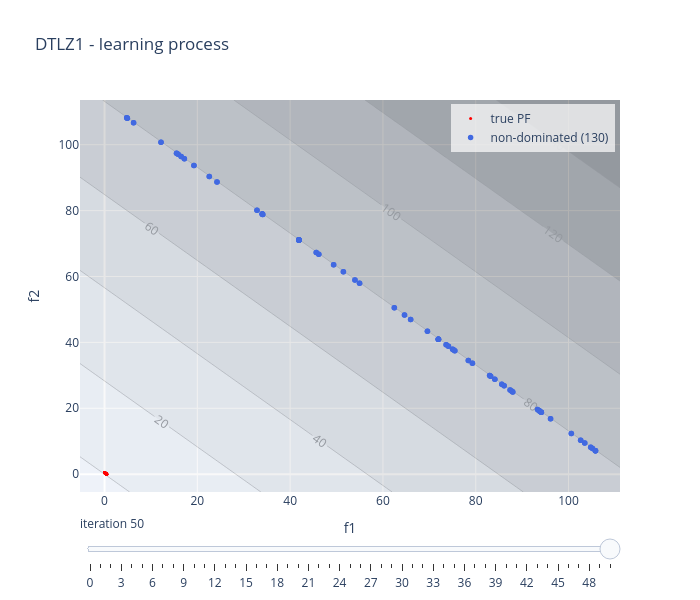

Here is the notebook cell this chart was saved with:
### Code cell
linear_model.visualise("learning", plot_scalarisation = True, show = False)

### Figure 1 — Plotly figure (JSON) as saved in the notebook; plotly's stock layout.template omitted (floating-point values rounded to 4 significant figures; data arrays with more than 128 entries replaced by an {"elided": "..."} marker saying what was removed)
{"data": [{"marker": {"color": "red", "size": 3}, "mode": "markers", "name": "true PF", "type": "scatter", "x": [0.0, 0.005051, 0.0101, 0.01515, 0.0202, 0.02525, 0.0303, 0.03535, 0.0404, 0.04545, 0.05051, 0.05556, 0.06061, 0.06566, 0.07071, 0.07576, 0.08081, 0.08586, 0.09091, 0.09596, 0.101, 0.1061, 0.1111, 0.1162, 0.1212, 0.1263, 0.1313, 0.1364, 0.1414, 0.1465, 0.1515, 0.1566, 0.1616, 0.1667, 0.1717, 0.1768, 0.1818, 0.1869, 0.1919, 0.197, 0.202, 0.2071, 0.2121, 0.2172, 0.2222, 0.2273, 0.2323, 0.2374, 0.2424, 0.2475, 0.2525, 0.2576, 0.2626, 0.2677, 0.2727, 0.2778, 0.2828, 0.2879, 0.2929, 0.298, 0.303, 0.3081, 0.3131, 0.3182, 0.3232, 0.3283, 0.3333, 0.3384, 0.3434, 0.3485, 0.3535, 0.3586, 0.3636, 0.3687, 0.3737, 0.3788, 0.3838, 0.3889, 0.3939, 0.399, 0.404, 0.4091, 0.4141, 0.4192, 0.4242, 0.4293, 0.4343, 0.4394, 0.4444, 0.4495, 0.4545, 0.4596, 0.4646, 0.4697, 0.4747, 0.4798, 0.4848, 0.4899, 0.4949, 0.5], "y": [0.5, 0.4949, 0.4899, 0.4848, 0.4798, 0.4747, 0.4697, 0.4646, 0.4596, 0.4545, 0.4495, 0.4444, 0.4394, 0.4343, 0.4293, 0.4242, 0.4192, 0.4141, 0.4091, 0.404, 0.399, 0.3939, 0.3889, 0.3838, 0.3788, 0.3737, 0.3687, 0.3636, 0.3586, 0.3535, 0.3485, 0.3434, 0.3384, 0.3333, 0.3283, 0.3232, 0.3182, 0.3131, 0.3081, 0.303, 0.298, 0.2929, 0.2879, 0.2828, 0.2778, 0.2727, 0.2677, 0.2626, 0.2576, 0.2525, 0.2475, 0.2424, 0.2374, 0.2323, 0.2273, 0.2222, 0.2172, 0.2121, 0.2071, 0.202, 0.197, 0.1919, 0.1869, 0.1818, 0.1768, 0.1717, 0.1667, 0.1616, 0.1566, 0.1515, 0.1465, 0.1414, 0.1364, 0.1313, 0.1263, 0.1212, 0.1162, 0.1111, 0.1061, 0.101, 0.09596, 0.09091, 0.08586, 0.08081, 0.07576, 0.07071, 0.06566, 0.06061, 0.05556, 0.05051, 0.04545, 0.0404, 0.03535, 0.0303, 0.02525, 0.0202, 0.01515, 0.0101, 0.005051, 0.0]}, {"marker": {"color": "royalblue", "size": 5.5}, "mode": "markers", "name": "non-dominated (130)", "type": "scatter", "x": {"elided": "130 float values"}, "y": {"elided": "130 float values"}}, {"colorscale": [[0, "rgb(255,255,255)"], [0.125, "rgb(240,240,240)"], [0.25, "rgb(217,217,217)"], [0.375, "rgb(189,189,189)"], [0.5, "rgb(150,150,150)"], [0.625, "rgb(115,115,115)"], [0.75, "rgb(82,82,82)"], [0.875, "rgb(37,37,37)"], [1, "rgb(0,0,0)"]], "contours": {"showlabels": true}, "opacity": 0.35, "showlegend": false, "showscale": false, "type": "contour", "x": [-5.29, -3.318, -1.345, 0.6277, 2.6, 4.573, 6.546, 8.518, 10.49, 12.46, 14.44, 16.41, 18.38, 20.35, 22.33, 24.3, 26.27, 28.24, 30.22, 32.19, 34.16, 36.14, 38.11, 40.08, 42.05, 44.03, 46.0, 47.97, 49.94, 51.92, 53.89, 55.86, 57.83, 59.81, 61.78, 63.75, 65.73, 67.7, 69.67, 71.64, 73.62, 75.59, 77.56, 79.53, 81.51, 83.48, 85.45, 87.42, 89.4, 91.37, 93.34, 95.32, 97.29, 99.26, 101.2, 103.2, 105.2, 107.2, 109.1, 111.1], "y": [-5.408, -3.391, -1.375, 0.6416, 2.658, 4.675, 6.691, 8.708, 10.72, 12.74, 14.76, 16.77, 18.79, 20.81, 22.82, 24.84, 26.86, 28.87, 30.89, 32.91, 34.92, 36.94, 38.96, 40.97, 42.99, 45.01, 47.02, 49.04, 51.06, 53.07, 55.09, 57.11, 59.12, 61.14, 63.15, 65.17, 67.19, 69.2, 71.22, 73.24, 75.25, 77.27, 79.29, 81.3, 83.32, 85.34, 87.35, 89.37, 91.39, 93.4, 95.42, 97.44, 99.45, 101.5, 103.5, 105.5, 107.5, 109.5, 111.6, 113.6], "z": {"elided": "60x60 float values"}}], "layout": {"height": 600, "legend": {"bgcolor": "rgba(255,255,255,0.7)", "x": 0.99, "xanchor": "right", "y": 0.99, "yanchor": "top"}, "showlegend": true, "sliders": [{"active": 50, "currentvalue": {"prefix": "iteration "}, "steps": [{"args": [["0"], {"frame": {"redraw": true}, "mode": "immediate"}], "label": "0", "method": "animate"}, {"args": [["1"], {"frame": {"redraw": true}, "mode": "immediate"}], "label": "1", "method": "animate"}, {"args": [["2"], {"frame": {"redraw": true}, "mode": "immediate"}], "label": "2", "method": "animate"}, {"args": [["3"], {"frame": {"redraw": true}, "mode": "immediate"}], "label": "3", "method": "animate"}, {"args": [["4"], {"frame": {"redraw": true}, "mode": "immediate"}], "label": "4", "method": "animate"}, {"args": [["5"], {"frame": {"redraw": true}, "mode": "immediate"}], "label": "5", "method": "animate"}, {"args": [["6"], {"frame": {"redraw": true}, "mode": "immediate"}], "label": "6", "method": "animate"}, {"args": [["7"], {"frame": {"redraw": true}, "mode": "immediate"}], "label": "7", "method": "animate"}, {"args": [["8"], {"frame": {"redraw": true}, "mode": "immediate"}], "label": "8", "method": "animate"}, {"args": [["9"], {"frame": {"redraw": true}, "mode": "immediate"}], "label": "9", "method": "animate"}, {"args": [["10"], {"frame": {"redraw": true}, "mode": "immediate"}], "label": "10", "method": "animate"}, {"args": [["11"], {"frame": {"redraw": true}, "mode": "immediate"}], "label": "11", "method": "animate"}, {"args": [["12"], {"frame": {"redraw": true}, "mode": "immediate"}], "label": "12", "method": "animate"}, {"args": [["13"], {"frame": {"redraw": true}, "mode": "immediate"}], "label": "13", "method": "animate"}, {"args": [["14"], {"frame": {"redraw": true}, "mode": "immediate"}], "label": "14", "method": "animate"}, {"args": [["15"], {"frame": {"redraw": true}, "mode": "immediate"}], "label": "15", "method": "animate"}, {"args": [["16"], {"frame": {"redraw": true}, "mode": "immediate"}], "label": "16", "method": "animate"}, {"args": [["17"], {"frame": {"redraw": true}, "mode": "immediate"}], "label": "17", "method": "animate"}, {"args": [["18"], {"frame": {"redraw": true}, "mode": "immediate"}], "label": "18", "method": "animate"}, {"args": [["19"], {"frame": {"redraw": true}, "mode": "immediate"}], "label": "19", "method": "animate"}, {"args": [["20"], {"frame": {"redraw": true}, "mode": "immediate"}], "label": "20", "method": "animate"}, {"args": [["21"], {"frame": {"redraw": true}, "mode": "immediate"}], "label": "21", "method": "animate"}, {"args": [["22"], {"frame": {"redraw": true}, "mode": "immediate"}], "label": "22", "method": "animate"}, {"args": [["23"], {"frame": {"redraw": true}, "mode": "immediate"}], "label": "23", "method": "animate"}, {"args": [["24"], {"frame": {"redraw": true}, "mode": "immediate"}], "label": "24", "method": "animate"}, {"args": [["25"], {"frame": {"redraw": true}, "mode": "immediate"}], "label": "25", "method": "animate"}, {"args": [["26"], {"frame": {"redraw": true}, "mode": "immediate"}], "label": "26", "method": "animate"}, {"args": [["27"], {"frame": {"redraw": true}, "mode": "immediate"}], "label": "27", "method": "animate"}, {"args": [["28"], {"frame": {"redraw": true}, "mode": "immediate"}], "label": "28", "method": "animate"}, {"args": [["29"], {"frame": {"redraw": true}, "mode": "immediate"}], "label": "29", "method": "animate"}, {"args": [["30"], {"frame": {"redraw": true}, "mode": "immediate"}], "label": "30", "method": "animate"}, {"args": [["31"], {"frame": {"redraw": true}, "mode": "immediate"}], "label": "31", "method": "animate"}, {"args": [["32"], {"frame": {"redraw": true}, "mode": "immediate"}], "label": "32", "method": "animate"}, {"args": [["33"], {"frame": {"redraw": true}, "mode": "immediate"}], "label": "33", "method": "animate"}, {"args": [["34"], {"frame": {"redraw": true}, "mode": "immediate"}], "label": "34", "method": "animate"}, {"args": [["35"], {"frame": {"redraw": true}, "mode": "immediate"}], "label": "35", "method": "animate"}, {"args": [["36"], {"frame": {"redraw": true}, "mode": "immediate"}], "label": "36", "method": "animate"}, {"args": [["37"], {"frame": {"redraw": true}, "mode": "immediate"}], "label": "37", "method": "animate"}, {"args": [["38"], {"frame": {"redraw": true}, "mode": "immediate"}], "label": "38", "method": "animate"}, {"args": [["39"], {"frame": {"redraw": true}, "mode": "immediate"}], "label": "39", "method": "animate"}, {"args": [["40"], {"frame": {"redraw": true}, "mode": "immediate"}], "label": "40", "method": "animate"}, {"args": [["41"], {"frame": {"redraw": true}, "mode": "immediate"}], "label": "41", "method": "animate"}, {"args": [["42"], {"frame": {"redraw": true}, "mode": "immediate"}], "label": "42", "method": "animate"}, {"args": [["43"], {"frame": {"redraw": true}, "mode": "immediate"}], "label": "43", "method": "animate"}, {"args": [["44"], {"frame": {"redraw": true}, "mode": "immediate"}], "label": "44", "method": "animate"}, {"args": [["45"], {"frame": {"redraw": true}, "mode": "immediate"}], "label": "45", "method": "animate"}, {"args": [["46"], {"frame": {"redraw": true}, "mode": "immediate"}], "label": "46", "method": "animate"}, {"args": [["47"], {"frame": {"redraw": true}, "mode": "immediate"}], "label": "47", "method": "animate"}, {"args": [["48"], {"frame": {"redraw": true}, "mode": "immediate"}], "label": "48", "method": "animate"}, {"args": [["49"], {"frame": {"redraw": true}, "mode": "immediate"}], "label": "49", "method": "animate"}, {"args": [["50"], {"frame": {"redraw": true}, "mode": "immediate"}], "label": "50", "method": "animate"}]}], "title": {"text": "DTLZ1 - learning process"}, "width": 700, "xaxis": {"range": [-5.29, 111.1], "title": {"text": "f1"}}, "yaxis": {"range": [-5.408, 113.6], "title": {"text": "f2"}}}}
